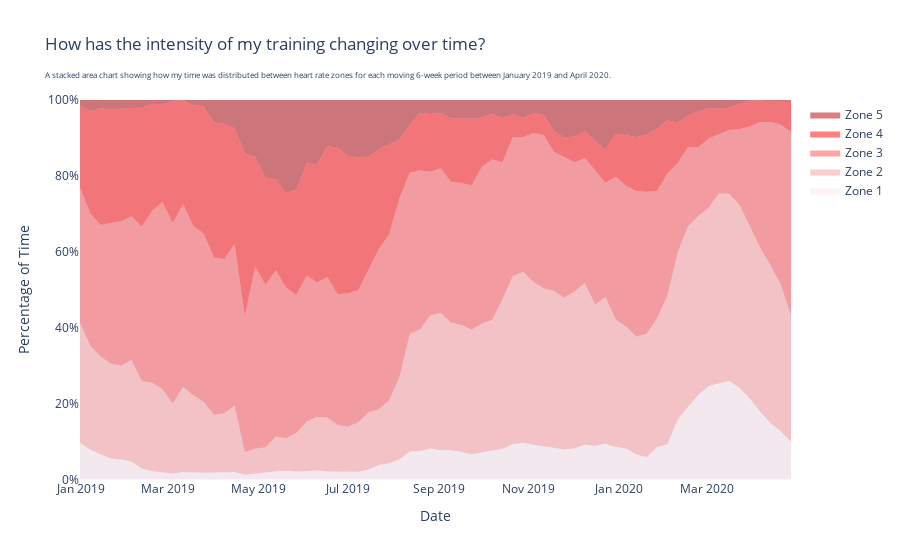

Here is the notebook cell this chart was saved with:
### Code cell
df_1 = df.loc[df['zone'] == 1]
df_2 = df.loc[df['zone'] == 2]
df_3 = df.loc[df['zone'] == 3]
df_4 = df.loc[df['zone'] == 4]
df_5 = df.loc[df['zone'] == 5]

fig = go.Figure()
fig.add_trace(go.Scatter(x=df_1.week, y=df_1.moving_percentage , hoverinfo = 'x+y', mode='lines' , stackgroup = 1, name = 'Zone 1', line_color = 'rgba(255, 230, 230, 0)'))
fig.add_trace(go.Scatter(x=df_2.week, y=df_2.moving_percentage , hoverinfo = 'x+y', mode='lines' , stackgroup = 1, name = 'Zone 2', line_color = 'rgba(255, 153, 153, 0)'))
fig.add_trace(go.Scatter(x=df_3.week, y=df_3.moving_percentage , hoverinfo = 'x+y', mode='lines' , stackgroup = 1, name = 'Zone 3', line_color = 'rgba(255, 77, 77, 0)'))
fig.add_trace(go.Scatter(x=df_4.week, y=df_4.moving_percentage , hoverinfo = 'x+y', mode='lines' , stackgroup = 1, name = 'Zone 4', line_color = 'rgba(255, 0, 0, 0)'))
fig.add_trace(go.Scatter(x=df_5.week, y=df_5.moving_percentage , hoverinfo = 'x+y', mode='lines' , stackgroup = 1, name = 'Zone 5', line_color = 'rgba(179, 0, 0, 0)'))

fig.update_layout(title = 'How has the intensity of my training changing over time? <br><sub><sub>A stacked area chart showing how my time was distributed between heart rate zones for each moving 6-week period between January 2019 and April 2020.</sub></sub>')
fig.update_xaxes(title= 'Date', showgrid = False)
fig.update_yaxes(title = 'Percentage of Time', range = (0, 100), tickvals = list(range(0, 120, 20)), ticktext = [str(x) + '%' for x in range(0,120,20)], showgrid = False)
fig.show()
